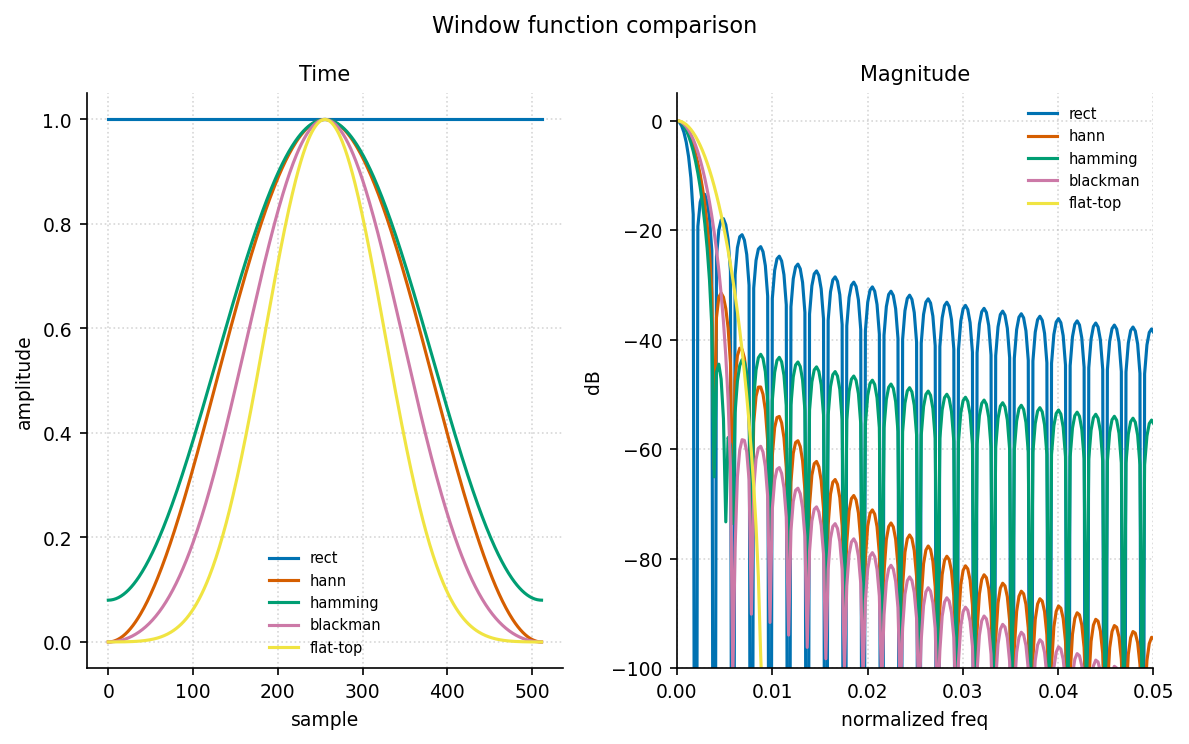

This figure's Python source:
"""window_compare: 不同窗函数的频谱泄漏对比."""
import sys, os; sys.path.insert(0, os.path.join(os.path.dirname(os.path.abspath(__file__)), '..', '..', '_utils', 'python'))
import numpy as np
import matplotlib.pyplot as plt
from theme import apply_theme
from palette import cycle

def make_figure(title='Window function comparison'):
    apply_theme(fig_size=(8, 5))
    N = 512
    wins = [('rect', np.ones(N)),
            ('hann', np.hanning(N)),
            ('hamming', np.hamming(N)),
            ('blackman', np.blackman(N)),
            ('flat-top', np.kaiser(N, 14))]
    fig, (a1, a2) = plt.subplots(1, 2)
    for i, (name, w) in enumerate(wins):
        a1.plot(w, color=cycle(i), label=name)
        W = np.abs(np.fft.rfft(w, 4096))
        W /= W.max()
        a2.plot(np.linspace(0, 0.5, len(W)), 20*np.log10(W + 1e-12),
                color=cycle(i), label=name)
    a1.set_xlabel('sample'); a1.set_ylabel('amplitude'); a1.set_title('Time')
    a1.legend(fontsize=7); a1.grid(True, linestyle=':', alpha=0.5)
    a2.set_xlabel('normalized freq'); a2.set_ylabel('dB'); a2.set_title('Magnitude')
    a2.set_ylim(-100, 5); a2.set_xlim(0, 0.05)
    a2.legend(fontsize=7); a2.grid(True, linestyle=':', alpha=0.5)
    fig.suptitle(title); fig.tight_layout()
    return fig

if __name__ == '__main__':
    fig = make_figure(); fig.savefig(__file__.replace('.py', '.png'), dpi=150)
